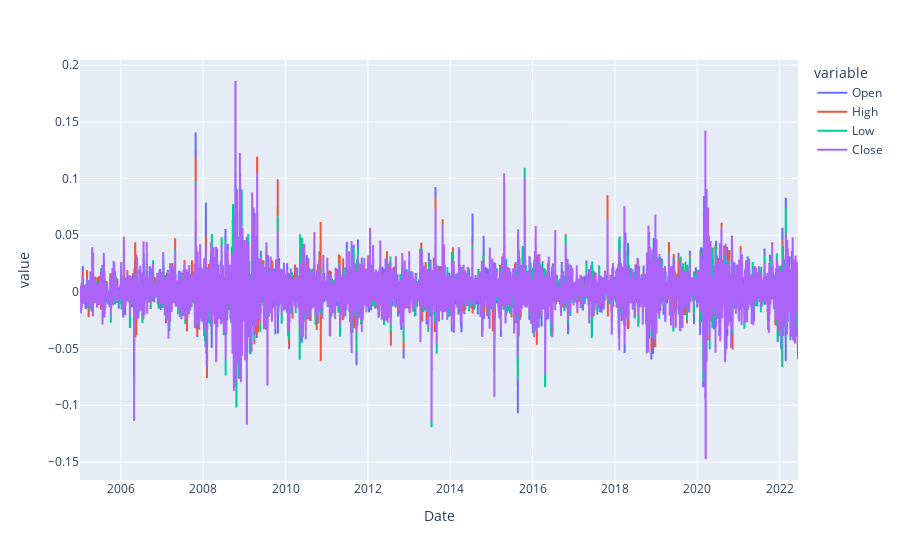

The cell this chart's notebook holds for it:
### Code cell
df.plot()

### Figure 1 — Plotly figure (JSON) as saved in the notebook; plotly's stock layout.template omitted (floating-point values rounded to 4 significant figures; data arrays with more than 128 entries replaced by an {"elided": "..."} marker saying what was removed)
{"data": [{"hovertemplate": "variable=Open<br>Date=%{x}<br>value=%{y}<extra></extra>", "legendgroup": "Open", "line": {"color": "#636efa", "dash": "solid"}, "marker": {"symbol": "circle"}, "mode": "lines", "name": "Open", "showlegend": true, "type": "scattergl", "x": {"elided": "4392 str values"}, "xaxis": "x", "y": {"elided": "4392 float values"}, "yaxis": "y"}, {"hovertemplate": "variable=High<br>Date=%{x}<br>value=%{y}<extra></extra>", "legendgroup": "High", "line": {"color": "#EF553B", "dash": "solid"}, "marker": {"symbol": "circle"}, "mode": "lines", "name": "High", "showlegend": true, "type": "scattergl", "x": {"elided": "4392 str values"}, "xaxis": "x", "y": {"elided": "4392 float values"}, "yaxis": "y"}, {"hovertemplate": "variable=Low<br>Date=%{x}<br>value=%{y}<extra></extra>", "legendgroup": "Low", "line": {"color": "#00cc96", "dash": "solid"}, "marker": {"symbol": "circle"}, "mode": "lines", "name": "Low", "showlegend": true, "type": "scattergl", "x": {"elided": "4392 str values"}, "xaxis": "x", "y": {"elided": "4392 float values"}, "yaxis": "y"}, {"hovertemplate": "variable=Close<br>Date=%{x}<br>value=%{y}<extra></extra>", "legendgroup": "Close", "line": {"color": "#ab63fa", "dash": "solid"}, "marker": {"symbol": "circle"}, "mode": "lines", "name": "Close", "showlegend": true, "type": "scattergl", "x": {"elided": "4392 str values"}, "xaxis": "x", "y": {"elided": "4392 float values"}, "yaxis": "y"}], "layout": {"legend": {"title": {"text": "variable"}, "tracegroupgap": 0}, "margin": {"t": 60}, "xaxis": {"anchor": "y", "domain": [0, 1], "title": {"text": "Date"}}, "yaxis": {"anchor": "x", "domain": [0, 1], "title": {"text": "value"}}}}
